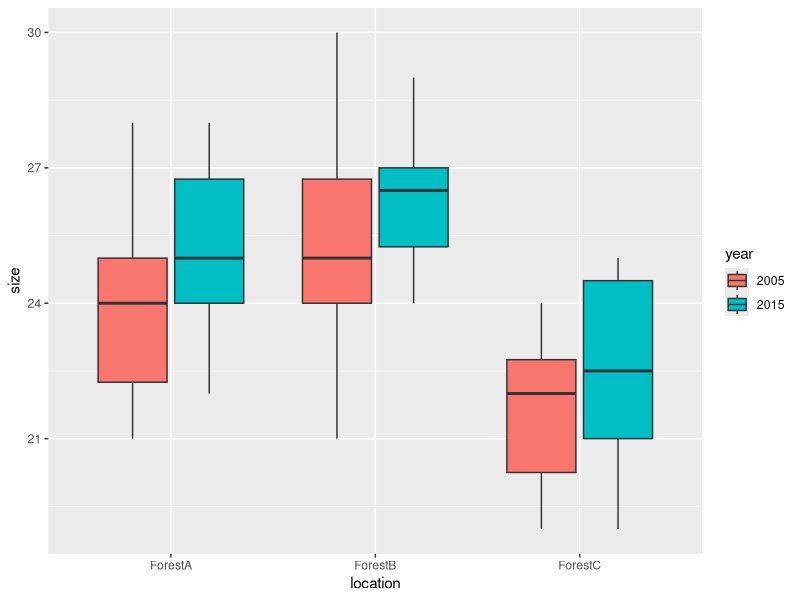

Write R code to recreate this figure.
## ---- chunk 1
knitr::opts_chunk$set(echo = TRUE)

# title: factorial design
# author: jonathan
# revised: 29/1/2020 

WEB <- c("https://bioceed.uib.no/dropfolder/bioSTATS/Rmd/Basic/ANOVA/factorial.html")
GIT <- c("https://github.com/jonathansoule/biostats/blob/master/Basic/ANOVA/factorial.Rmd")

library(ggplot2)

## ---- chunk 2
# response variable
size <- c(25,22,28,24,26,24,22,21,23,25,26,30,25,24,21,27,28,23,25,24,20,22,24,23,22,24,20,19,21,22,24,27,26,24,25,27,22,28,25,24,27,29,26,27,25,27,28,24,24,26,21,23,25,20,25,23,25,19,22,21)

# predictor variables
location <- as.factor(c(rep("ForestA",10), rep("ForestB",10), rep("ForestC",10), rep("ForestA",10), rep("ForestB",10), rep("ForestC",10)))
year <- as.factor(c(rep("2005",30), rep("2015",30)))

# dataframe
my.dataframe <- data.frame(size,location,year)
## ---- chunk 3
ggplot(my.dataframe, aes(x = location, y = size, fill = year)) +
  geom_boxplot()
## ---- chunk 4
results.lm <- lm(size ~ location*year)
anova(results.lm)
